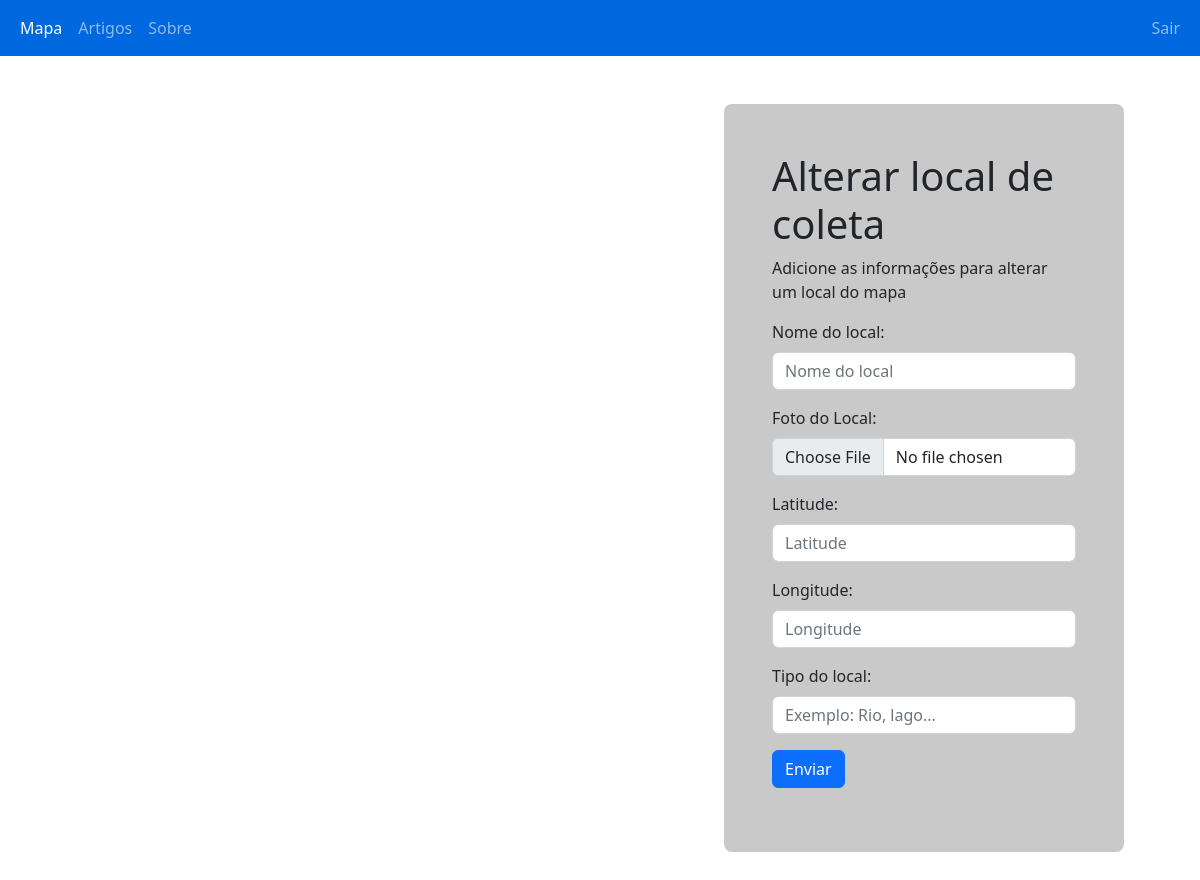
The app's page /php/editarlocal.php?ponto=4300016517 (signed in), older data.
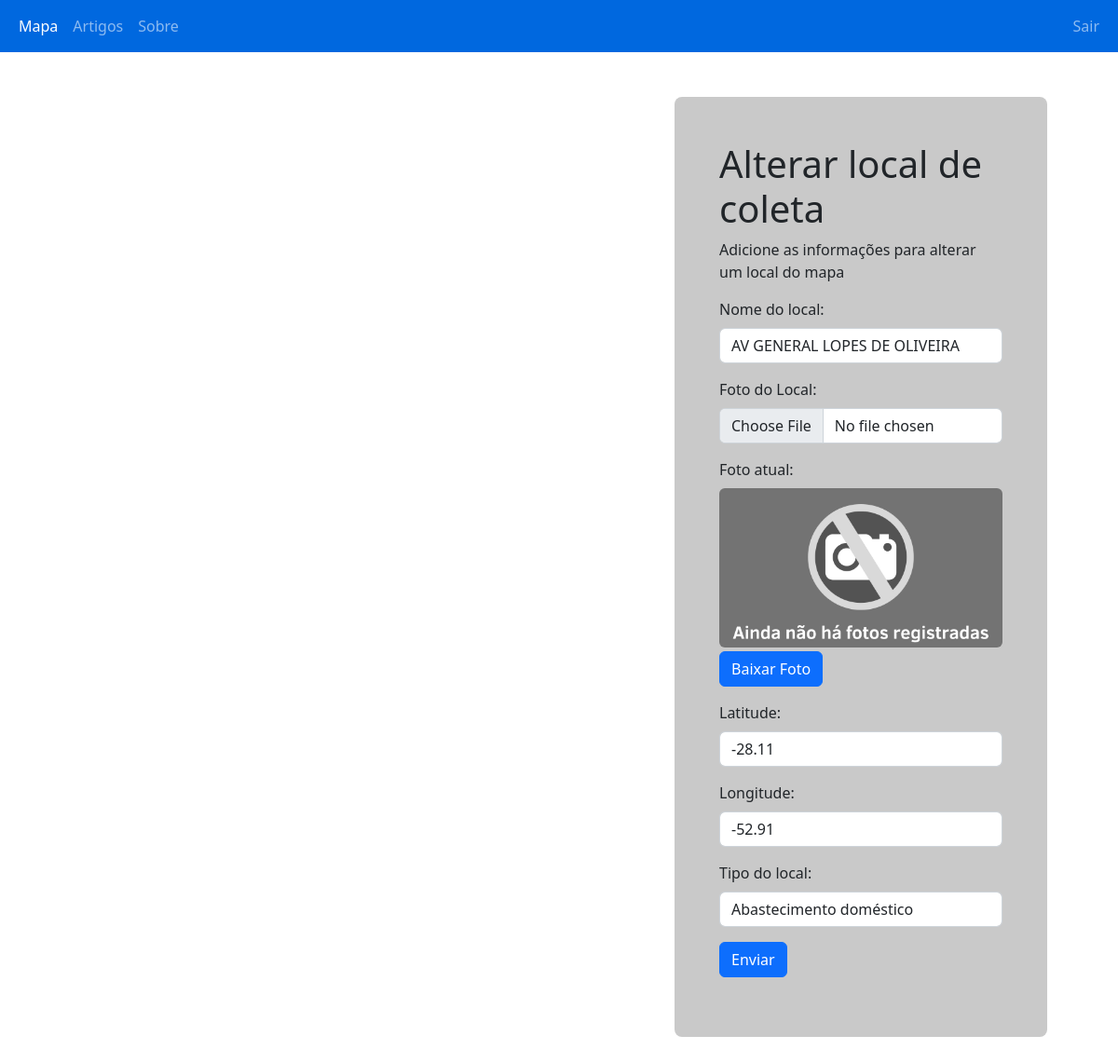
The same page, newer data.
### tables this page shows
CREATE TABLE `local` (
  `idLocal` int NOT NULL AUTO_INCREMENT,
  `ponto` bigint NOT NULL,
  `idCriador` int NOT NULL,
  `idEditor` int NOT NULL,
  `nome` varchar(150) NOT NULL,
  `lat` varchar(30) NOT NULL,
  `lng` varchar(30) NOT NULL,
  `tipo` varchar(100) DEFAULT NULL,
  `foto` varchar(1000) DEFAULT NULL,
  PRIMARY KEY (`idLocal`)
);

### php/editarlocal.php (the view, shortened to what this page needs)
<head>
    <link rel="stylesheet" href="../style/style.css">
    <link href="https://cdn.jsdelivr.net/npm/bootstrap@5.2.2/dist/css/bootstrap.min.css" rel="stylesheet">
    <link rel="stylesheet" href="https://unpkg.com/leaflet@1.9.2/dist/leaflet.css"integrity="sha256-sA+zWATbFveLLNqWO2gtiw3HL/lh1giY/Inf1BJ0z14="crossorigin=""/>
</head>
<?php
    include_once "navbarL.php";
    include_once "link.php";
        ?>
        <?php
    $ponto = $_GET['ponto'];
        ?>
        <?php
    $busca = mysqli_query($link,"SELECT * FROM LOCAL WHERE ponto = '$ponto'") or die (mysqli_error($link));
    $puxa = mysqli_fetch_assoc($busca);
    $nome = $puxa['nome'];
    $foto = $puxa['foto'];
    $lat = $puxa['lat'];
    $lng = $puxa['lng'];
    $tipo = $puxa['tipo'];
?>
<div class="container-fluid">
    <div class="row d-flex justify-content-center">
        <div id="map" class='col-6 mt-5' style="height: 500px;"></div>
        <div class="gray ms-5 my-5 p-5 rounded-3 col-4">
            <form action="c_editarlocal.php" method="post" enctype='multipart/form-data'>
                <h1>Alterar local de coleta</h1>
                <p>Adicione as informações para alterar um local do mapa</p>
                <div class="mb-3 mt-3">
                    <label for="nome" class="form-label">Nome do local:</label>
                    <input type="text" class="form-control" id="nome" placeholder="Nome do local" name="nome" value='<?php echo $nome?>'>
                </div>
                <div class="mb-3 mt-3">
                    <label for="foto" class="form-label">Foto do Local:</label>
                    <input type="file" class="form-control" name="foto">
                    <?php if($foto != ""){ ?>
                    <label class="mt-3" for="foto" class="form-label">Foto atual:</label>
                    <div class="ratio ratio-16x9 mt-2">
                        <img src="<?php echo $foto?>" alt="imagemLocal" class="rounded col-12">
                    </div>
                    <a class="btn btn-primary mt-1" download href="<?php echo $foto ?>">Baixar Foto</a>
                    <?php } ?>
                </div>
                <div class="mb-3">
                    <label for="lat" class="form-label">Latitude:</label>
                    <input type="text" class="form-control" id="lat" placeholder="Latitude" name="lat" readonly value="<?php echo $lat?>">
                </div>
                <div class="mb-3">
                    <label for="lng" class="form-label">Longitude:</label>
                    <input type="text" class="form-control" id="long" placeholder="Longitude" name="lng" readonly value="<?php echo $lng?>">
                </div>
                <div class="mb-3">
                    <label for="tipo" class="form-label">Tipo do local:</label>
                    <input type="text" class="form-control" placeholder="Exemplo: Rio, lago..." name="tipo" value="<?php echo $tipo?>">
                </div>
                <button type="submit" class="btn btn-primary">Enviar</button>
            </form>
        </div>
    </div>
</div>

Row changes from the older to the newer data that the page shows:
added local: nome "AV GENERAL LOPES DE OLIVEIRA", foto (picture), lat "-28.11", lng "-52.91", tipo "Abastecimento doméstico"
Text that changed along with them:
text now shown: "Foto atual: Baixar Foto"
